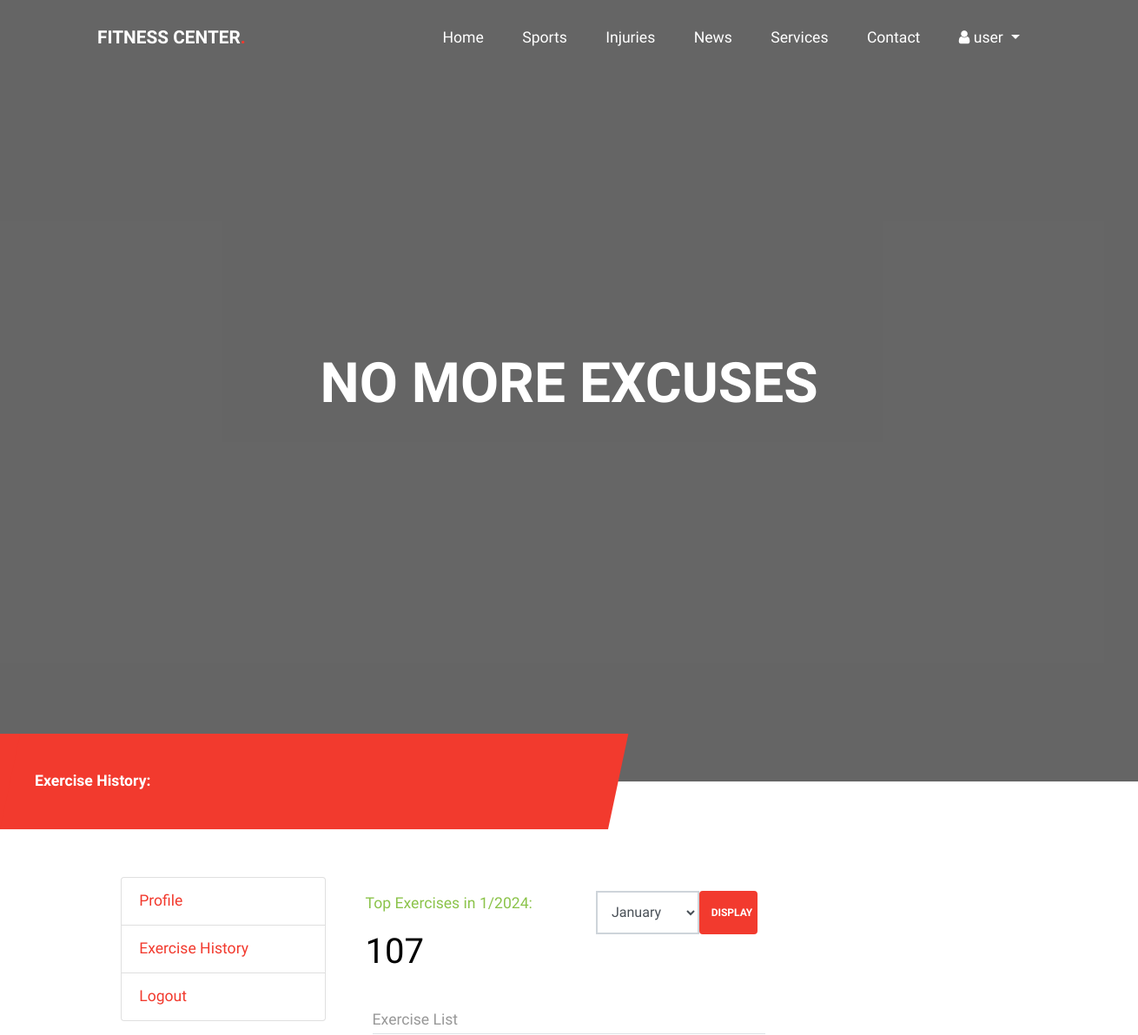
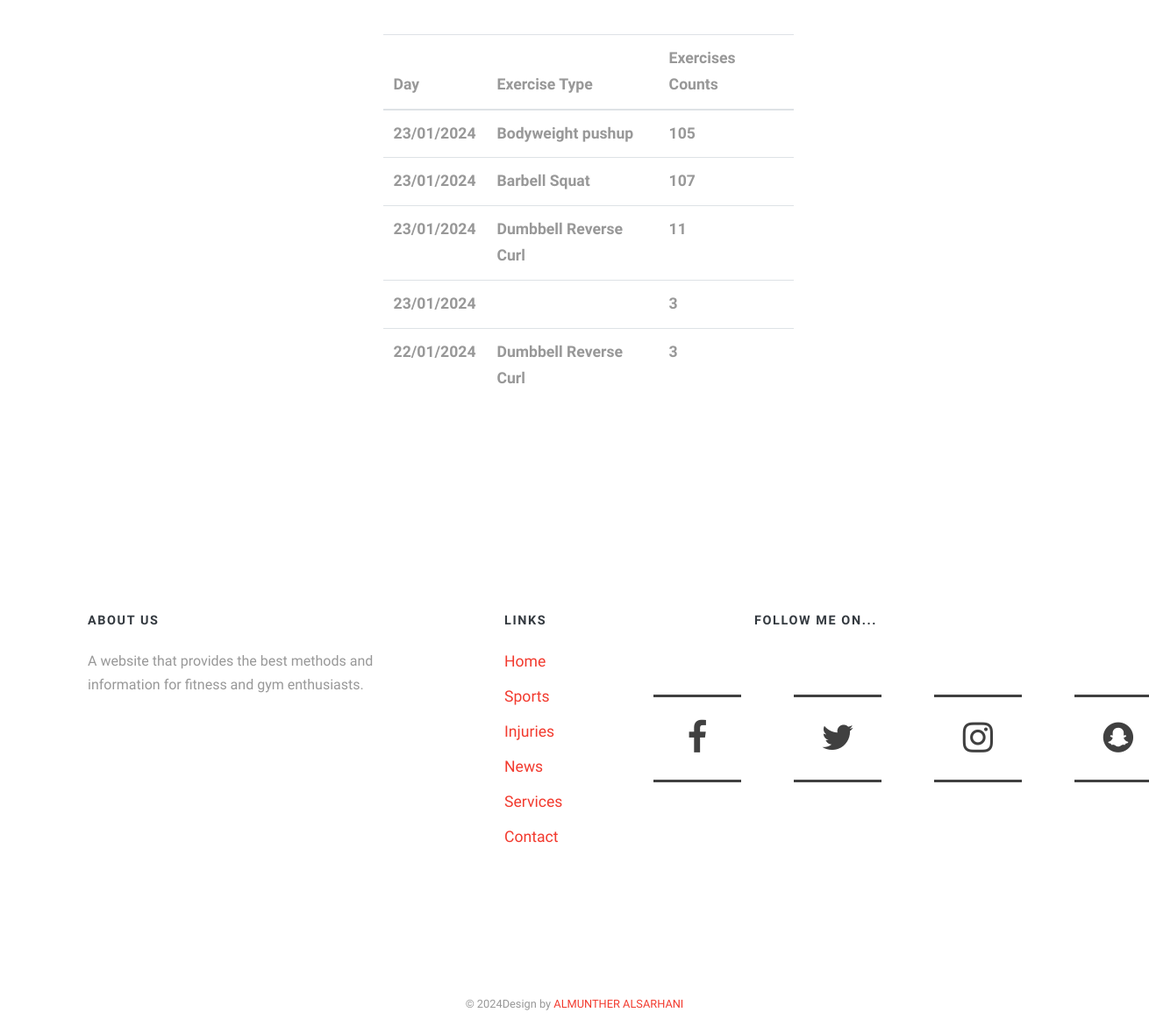
Screenshot of /exercise-history/ (signed in) with the database file from the repository (2 pictures, top to bottom).
### gym/models.py (models this page shows)
class Exercises(models.Model):
    exercise_date = models.DateField()
    exercise_type = models.TextField()
    exercise_value = models.IntegerField()
    user_id = models.ForeignKey(User, on_delete=models.CASCADE)

### gym/views.py (the view)
# urls.py: path('exercise-history/', views.exerciseHistoryView, name='exercisehistorypage'),
def exerciseHistoryView(request):
    if request.user.is_authenticated:
        month = datetime.now().month
        if request.method == 'POST':
            month = request.POST['month']
        year = datetime.now().year
        user = request.user.id
        exercises = Exercises.objects.filter(user_id = user, exercise_date__year = year, exercise_date__month = month).order_by('-id').values()
        max_count = exercises.aggregate(Max('exercise_value'))
        monthsList = [ 'January', 'February', 'March', 'April', 'May', 'June', 'July', 'August', 'September', 'October', 'November', 'December' ]
        return render(request, 'history.html', {'exercises': exercises, 'max_count': max_count, 'monthsList': monthsList, 'month': month, 'year': year})
    else:
        return redirect("/login")

### gym/templates/history.html (shortened to what this page needs)
{% extends "structure.html" %}
{% block content %}
{% load static %}
{% static "" as baseUrl %}
<div class="intro-section" id="home-section" style="background-color: #ccc;">
    <div class="container">
        <div class="row align-items-center">
            <div class="col-lg-12 mx-auto text-center" data-aos="fade-up">
                <h1 class="mb-3">NO MORE EXCUSES</h1>
            </div>
        </div>
    </div>
</div>
<div class="schedule-wrap">
    <div class="d-md-flex align-items-center">
        <div class="hours mr-md-4 mb-4 mb-lg-0">
            <strong class="d-block"> Exercise History:</strong>
        </div>
    </div>
</div>
<div class="row col-10 mx-auto">
    <div class="col-3">
        <ul class="list-group">
            <li class="list-group-item">
                <a href="/profile">Profile</a>
            </li>
            <li class="list-group-item">
                <a href="/exercise-history">Exercise History</a>
            </li>
            <li class="list-group-item">
                <a href="/logout">Logout</a>
            </li>
          </ul>
    </div>
    <div class="col-6">
        <div class="row">
            <div class="col-6">
                <div class="m-3 text-success">
                    <p>Top Exercises in {{ month }}/{{ year }}:</p>
                    <h1>{{ max_count.exercise_value__max }}</h1>
                </div>
            </div>
            <div class="col-6">
                <form method="post">
                    <div class="form-group row m-3">
                        <select name="month" class="form-control col-7">
                            {% for m in monthsList %}
                                {% if forloop.counter == month  %}
                                <option value="{{ forloop.counter }}" selected="selected">{{ m }}</option>
                                {% else %}
                                <option value="{{ forloop.counter }}" >{{ m }}</option>
                                {% endif %}
                            {% endfor %}
                        </select>
                        <button type="submit" class="btn btn-primary col-4">Display</button>
                    </div>
                </form>
            </div>
        </div>
    {% if exercises %}
        <p class="m-4 p4 text-underline border-bottom">Exercise List</p>
        <div class="m-3 p-3 rounded col-12 row">
            <table class="table col-12">
                <thead>
                    <tr>
                        <th scope="col">Day</th>
                        <th scope="col">Exercise Type</th>
                        <th scope="col">Exercises Counts</th>
                    </tr>
                </thead>
                <tbody>
                    {% for item in exercises %}
                    <tr>
                        <th scope="row">{{ item.exercise_date | date:"d/m/Y" }}</th>
                        <th scope="row">{{ item.exercise_type }}</th>
                        <th scope="row">{{ item.exercise_value }}</th>
                    </tr>
                    {% endfor %}
                </tbody>
            </table>
        </div>
    </div>
    {% endif %}
</div>
{% endblock %}

### gym/templates/structure.html (shortened to what this page needs)
{% load static %}
{% static "" as baseUrl %}
<!DOCTYPE html>
<html lang="en">
<head>
    <link rel="stylesheet" href="https://cdnjs.cloudflare.com/ajax/libs/font-awesome/4.7.0/css/font-awesome.min.css">
    <link rel="stylesheet" href="{% static 'fonts/icomoon/style.css' %}">
    <link rel="stylesheet" href="{% static 'css/bootstrap.min.css' %}">
    <link rel="stylesheet" href="{% static 'css/jquery-ui.css' %}">
    <link rel="stylesheet" href="{% static 'css/owl.carousel.min.css' %}">
    <link rel="stylesheet" href="{% static 'css/owl.theme.default.min.css' %}">
    <link rel="stylesheet" href="{% static 'css/owl.theme.default.min.css' %}">
    <link rel="stylesheet" href="{% static 'css/jquery.fancybox.min.css' %}">
    <link rel="stylesheet" href="{% static 'css/bootstrap-datepicker.css' %}">
    <link rel="stylesheet" href="{% static 'fonts/flaticon/font/flaticon.css' %}">
    <link rel="stylesheet" href="{% static 'css/aos.css' %}">
    <link href="{% static 'css/jquery.mb.YTPlayer.min.css' %}" media="all" rel="stylesheet" type="text/css">
    <link rel="stylesheet" href="{% static 'css/style.css' %}">
</head>
<body data-spy="scroll" data-target=".site-navbar-target" data-offset="300">
    <div class="site-wrap">
        <header class="site-navbar py-4 js-sticky-header site-navbar-target" role="banner">
            <div class="container-fluid">
                <div class="d-flex align-items-center">
                    <div class="site-logo"><a href="">FITNESS CENTER<span>.</span> </a></div>
                    <div class="ml-auto">
                        <nav class="site-navigation position-relative text-right" role="navigation">
                            <ul class="site-menu main-menu js-clone-nav mr-auto d-none d-lg-block">
                                <li><a href="/#home-section" class="nav-link">Home</a></li>
                                <li><a href="/#Sports-section" class="nav-link">Sports</a></li>
                                <li><a href="/#Injuries-section" class="nav-link">Injuries</a></li>
                                <li><a href="/#News-section" class="nav-link">News</a></li>
                                <li><a href="/#services-section" class="nav-link">Services</a></li>
                                <li><a href="/#contact-section" class="nav-link">Contact</a></li>
                                {% if request.user.is_authenticated %}
                                <li class="nav-item dropdown">
                                  <a class="nav-link dropdown-toggle" href="#!" id="navbarDropdown" role="button" data-toggle="dropdown" aria-haspopup="true" aria-expanded="false">
                                    <i class="fa fa-user"></i> {{ request.user.get_username }}
                                  </a>
                                </li>
                                {% else %}
                                <li><a href="/login" class="nav-link">Login</a></li>
                                {% endif %}
                            </ul>
                        </nav>
                    </div>
                </div>
            </div>
        </header>
        {% block content %}
        {% endblock %}
        <footer class="footer-section">
            <div class="container">
                <div class="row">
                    <div class="col-md-4">
                        <h3 class="text-dark">About Us</h3>
                        <p>A website that provides the best methods and information for fitness and gym enthusiasts.</p>
                    </div>
                    <div class="col-md-3 ml-auto">
                        <h3 class="text-dark">Links</h3>
                        <ul class="list-unstyled footer-links">
                            <li><a href="/#home-section">Home</a></li>
                            <li><a href="/#Sports-section">Sports</a></li>
                            <li><a href="/#Injuries-section">Injuries</a></li>
                            <li><a href="/#News-section">News</a></li>
                            <li><a href="/#services-section">Services</a></li>
                            <li><a href="/#contact-section">Contact</a></li>
                        </ul>
                    </div>
                    <div class="col-md-4">
                        <h3 class="text-dark">follow me on...</h3>
                        <ul class="social-icons">
                            <li>
                                <a class="facebook" href="https://www.facebook.com/profile.php?id=100011714279542"
                                    target="_blank">
                                    <span></span>
                                    <span></span>
                                    <i class="fa fa-facebook" aria-hidden="true"></i>
                                </a>
                            </li>
                            <li>
                                <a class="twitter" href="http://www.twitter.com/@il0v_x" target="_blank">
                                    <span></span>
                                    <span></span>
                                    <i class="fa fa-twitter" aria-hidden="true"></i>
                                </a>
                            </li>
                            <li>
                                <a class="instagram"
                                    href="https://instagram.com/violet___a?igshid=OGQ5ZDc2ODk2ZA%3D%3D&utm_source=qr"
                                    target="_blank">
                                    <span></span>
                                    <span></span>
                                    <i class="fa fa-instagram" aria-hidden="true"></i>
                                </a>
                            </li>
                            <li>
                                <a class="snapchat" href="https://t.snapchat.com/Ae6ye8Ef" target="_blank">
                                    <span></span>
                                    <span></span>
                                    <i class="fa fa-snapchat" aria-hidden="true"></i>
                                </a>
                            </li>
                        </ul>
                    </div>
                </div>
                <div class="row pt-5 mt-5 text-center">
                    <div class="col-md-12">
                        <div class=" pt-5">
                            <p class="copyright"><small>&copy;
                                    <script>document.write(new Date().getFullYear());</script>Design by <a
                                        href="/#!" target="_blank">ALMUNTHER ALSARHANI</a>
                                </small></p>
                        </div>
                    </div>
                </div>
            </div>
        </footer>
    </div>
</body>
</html>

### rows the page displays
Exercises: exercise_date "23/01/2024", exercise_type "Bodyweight pushup", exercise_value "105"
Exercises: exercise_date "23/01/2024", exercise_type "Barbell Squat", exercise_value "107"
Exercises: exercise_date "23/01/2024", exercise_type "Dumbbell Reverse Curl", exercise_value "11"
Exercises: exercise_date "23/01/2024", exercise_value "3"
Exercises: exercise_date "22/01/2024", exercise_type "Dumbbell Reverse Curl", exercise_value "3"

### other values shown
{{ request.user.get_username }} "user"
{{ max_count.exercise_value__max }} "107"
form field month "January"
